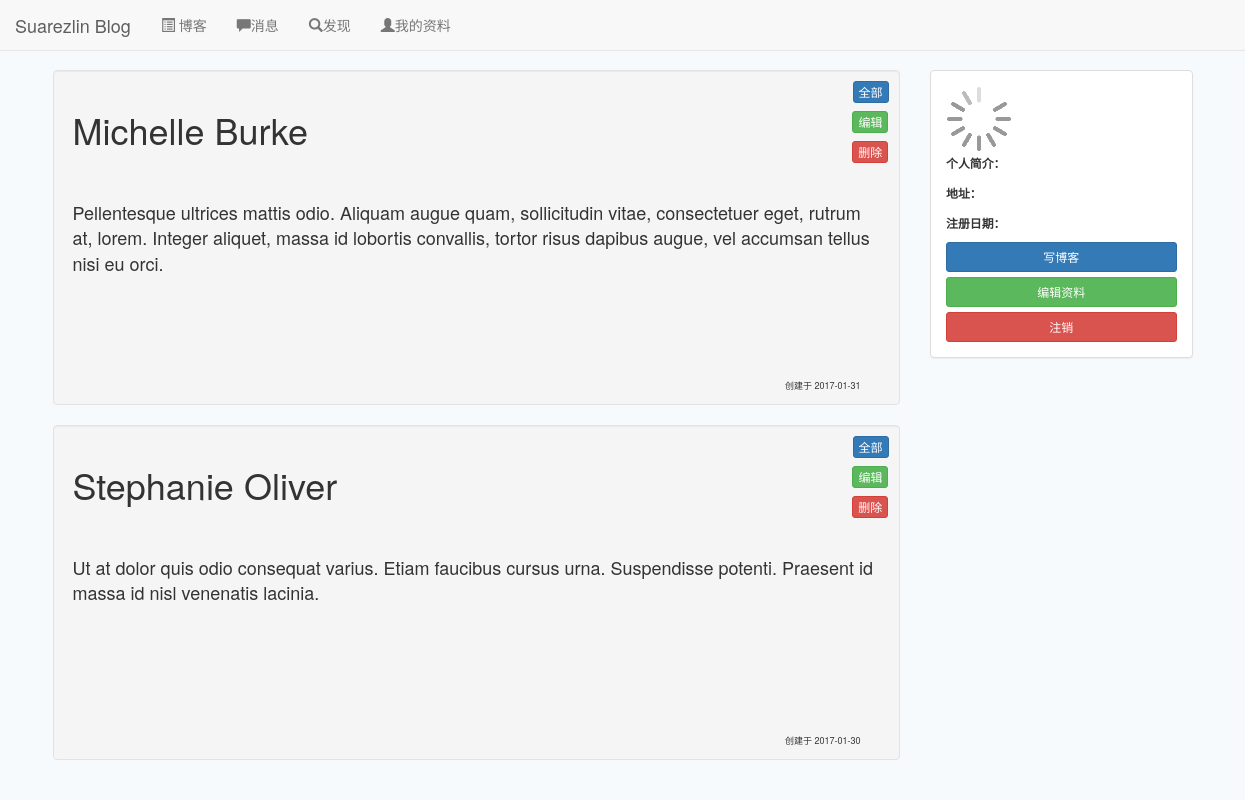
The app's page / (signed in) with its own data.
### app/models.py (models this page shows, shortened)
class Text(db.Model):
    __tablename__ = 'texts'
    id = db.Column(db.Integer, primary_key=True)
    body = db.Column(db.Text)
    timestamp = db.Column(db.DateTime, index=True, default=datetime.utcnow)
    author_id = db.Column(db.Integer, db.ForeignKey('users.id'))
    comments = db.relationship('Comment', backref='text')
    title = db.Column(db.Text)
    txt = db.Column(db.Text)
    messages = db.relationship('Message', backref='blog')

### app/main/views.py (the view)
@main.route('/')
@login_required
def index():
    user = current_user
    posts = user.texts.order_by(Text.timestamp.desc()).all()
    leng = len(posts)
    timestamp = []
    for post in posts:
        timestamp.append(utc2local(post.timestamp).strftime('%Y-%m-%d'))
    return render_template('index.html', user=current_user, posts=posts, len=leng, timestamp=timestamp)

### app/auth/views.py (called while the page is built)
@auth.before_app_request
def before_request():
    if current_user.is_authenticated and not current_user.confirmed and request.endpoint[:5]!='auth.':
        return redirect(url_for('auth.unconfirmed'))

### app/main/views.py (called while the page is built)
def utc2local(utc_st):
    now_stamp = time.time()
    local_time = datetime.datetime.fromtimestamp(now_stamp)
    utc_time = datetime.datetime.utcfromtimestamp(now_stamp)
    offset = local_time - utc_time
    local_st = utc_st + offset
    return local_st

### app/models.py (called while the page is built)
@login_manager.user_loader
def load_user(user_id):
    return User.query.get(int(user_id))

### app/templates/index.html (shortened to what this page needs)
{% extends "base.html" %}
{% block body %}
    <div class="container">
        <div class="row">
            <div class="col-md-9">
                {% for post in posts %}
                    <div class="well" id="{{ post.id }}" style="height: 335px">
                    <h1>{{ post.title }}</h1>
                        <div style="height: 200px">
                            <div style="font-size: 18px;padding-top: 40px;">{{ post.txt|safe }}</div>
                        </div>
                        <div>
                            <div class="container">
                                <div class="row">
                                    <div class="col-md-3">
                                        <a class="btn btn-primary btn-xs"
                                           href="/blog/{{ post.id }}"
                                           role="button"
                                           target="_blank" style="position: relative;top: -280px;left: 765px;">全部</a>
                                        <button type="button" class="btn btn-success btn-xs" aa="edit" style="position: relative;top: -250px;left: 725px;"
                                                blog="{{ post.id }}">编辑
                                        </button>
                                        <button class="btn btn-danger btn-xs del" type="button" blog="{{ post.id }}" style="position: relative;top: -220px;left: 685px;">
                                            删除
                                        </button>
                                    </div>
                                    <div class="col-md-5" style="font-size: xx-small;position: relative;top: 20px;left: 405px;">
                                        创建于 {{ timestamp[loop.index0] }}
                                    </div>
                                </div>
                            </div>
                        </div></div>
                {% endfor %}
            </div>
            <div class="col-md-3 hidden-xs">
                <div class="panel panel-default info">
                    <div class="panel-body">
                        <div class="media">
                            <div class="media-left">
                                <a data-toggle="modal" data-target="#avatar_modal">
                                    <img class="media-object img-rounded" src="http://localhost:5000/static/wait.gif"
                                         alt=""
                                         style="width: 66px" id="ava">
                                </a>
                            </div>
                            <div class="media-body">
                            </div>
                            <ul class="list-inline">
                                <li>
                                    <small><strong>个人简介：</strong></small>
                                </li>
                            </ul>
                            <ul class="list-inline">
                                <li>
                                    <small><strong>地址：</strong></small>
                                </li>
                            </ul>
                            <ul class="list-inline">
                                <li>
                                    <small><strong>注册日期：</strong></small>
                                </li>
                            </ul>
                        </div>
                        <button type="button" class="btn btn-primary btn-sm btn-block" id="b1">写博客</button>
                        <button type="button" class="btn btn-success btn-sm btn-block" data-toggle="modal"
                                data-target="#myModal">
                            编辑资料
                        </button>
                        <button type="button" class="btn btn-danger btn-sm btn-block" id="b3">注销</button>
                    </div>
                </div>
            </div>
        </div>
    </div>
{% endblock %}

### app/templates/index.html (style rules this page uses)
.info { position: fixed; width: 262.5px; }

### records on screen
Text: title "Michelle Burke", txt "Pellentesque ultrices mattis odio. Aliquam augue quam, sollicitudin vitae, consectetuer eget, rutrum at, lorem. Integer aliquet, massa id lobortis convallis, tortor risus dapibus augue, vel accumsan tellus nisi eu orci.", timestamp "2017-01-31"
Text: title "Stephanie Oliver", txt "Ut at dolor quis odio consequat varius. Etiam faucibus cursus urna. Suspendisse potenti. Praesent id massa id nisl venenatis lacinia.", timestamp "2017-01-30"
